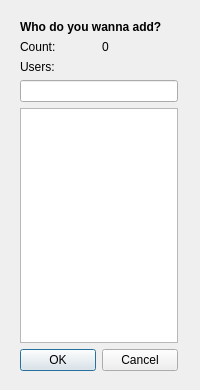
<?xml version="1.0" encoding="UTF-8"?>
<ui version="4.0">
 <class>ChooseUsers</class>
 <widget class="QWidget" name="ChooseUsers">
  <property name="geometry">
   <rect>
    <x>0</x>
    <y>0</y>
    <width>200</width>
    <height>390</height>
   </rect>
  </property>
  <property name="windowTitle">
   <string>Form</string>
  </property>
  <widget class="QWidget" name="verticalLayoutWidget">
   <property name="geometry">
    <rect>
     <x>20</x>
     <y>20</y>
     <width>158</width>
     <height>351</height>
    </rect>
   </property>
   <layout class="QVBoxLayout" name="verticalLayout">
    <item>
     <widget class="QLabel" name="label">
      <property name="text">
       <string>&lt;html&gt;&lt;head/&gt;&lt;body&gt;&lt;p&gt;&lt;span style=&quot; font-weight:700;&quot;&gt;Who do you wanna add?&lt;/span&gt;&lt;/p&gt;&lt;/body&gt;&lt;/html&gt;</string>
      </property>
     </widget>
    </item>
    <item>
     <layout class="QHBoxLayout" name="horizontalLayout">
      <item>
       <widget class="QLabel" name="label_2">
        <property name="text">
         <string>Count:</string>
        </property>
       </widget>
      </item>
      <item>
       <widget class="QLabel" name="label_3">
        <property name="text">
         <string>0</string>
        </property>
       </widget>
      </item>
     </layout>
    </item>
    <item>
     <widget class="QLabel" name="label_4">
      <property name="text">
       <string>Users:</string>
      </property>
     </widget>
    </item>
    <item>
     <widget class="QLineEdit" name="lineEdit"/>
    </item>
    <item>
     <widget class="QListWidget" name="listWidget"/>
    </item>
    <item>
     <widget class="QDialogButtonBox" name="buttonBox">
      <property name="standardButtons">
       <set>QDialogButtonBox::Cancel|QDialogButtonBox::Ok</set>
      </property>
     </widget>
    </item>
   </layout>
  </widget>
 </widget>
 <resources/>
 <connections/>
</ui>
